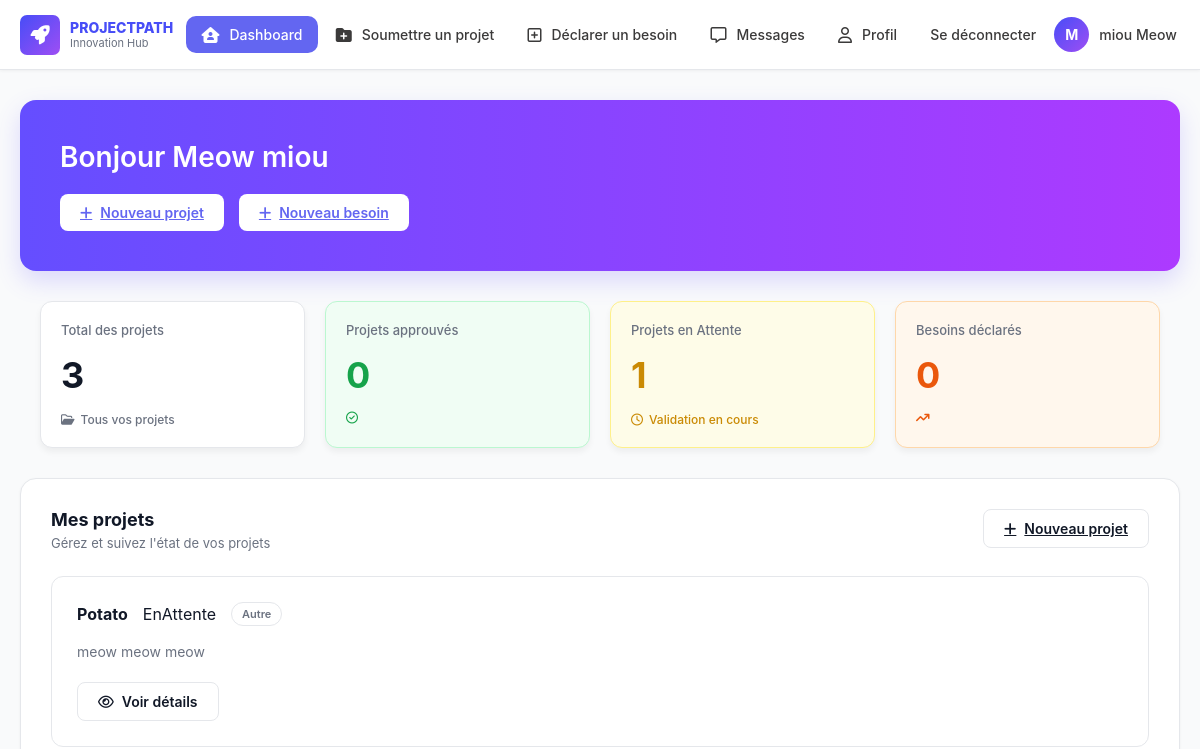
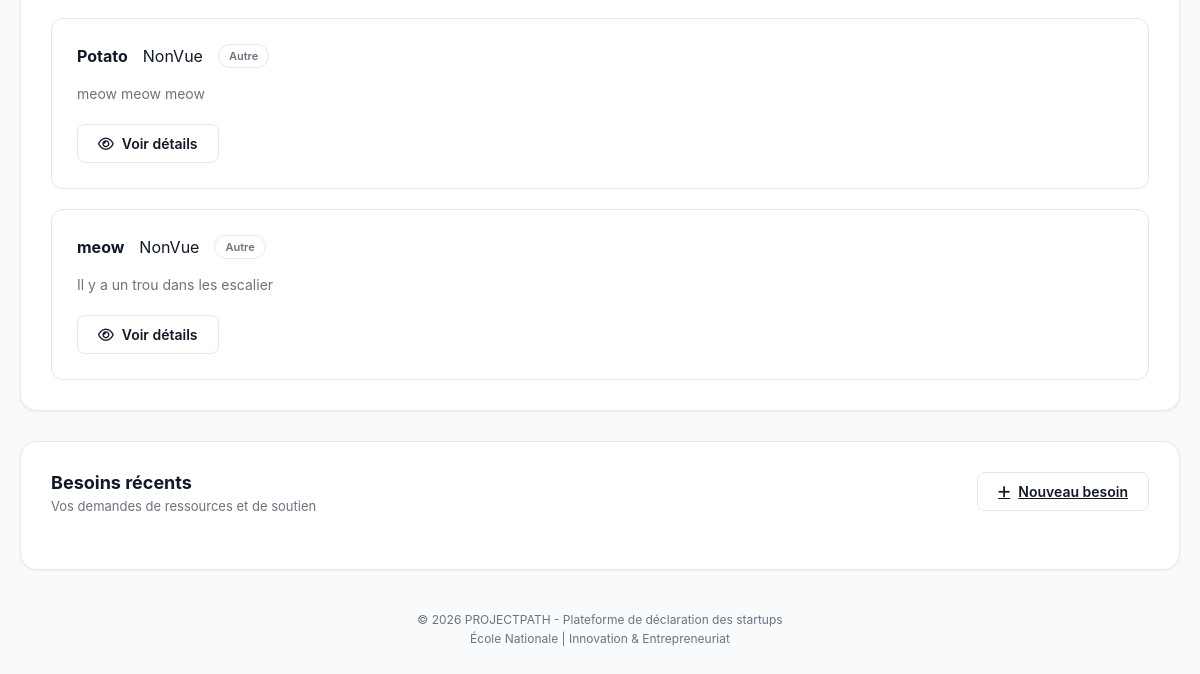
The page /home/13 (signed in) on the database as committed earlier (2 pictures, top to bottom).
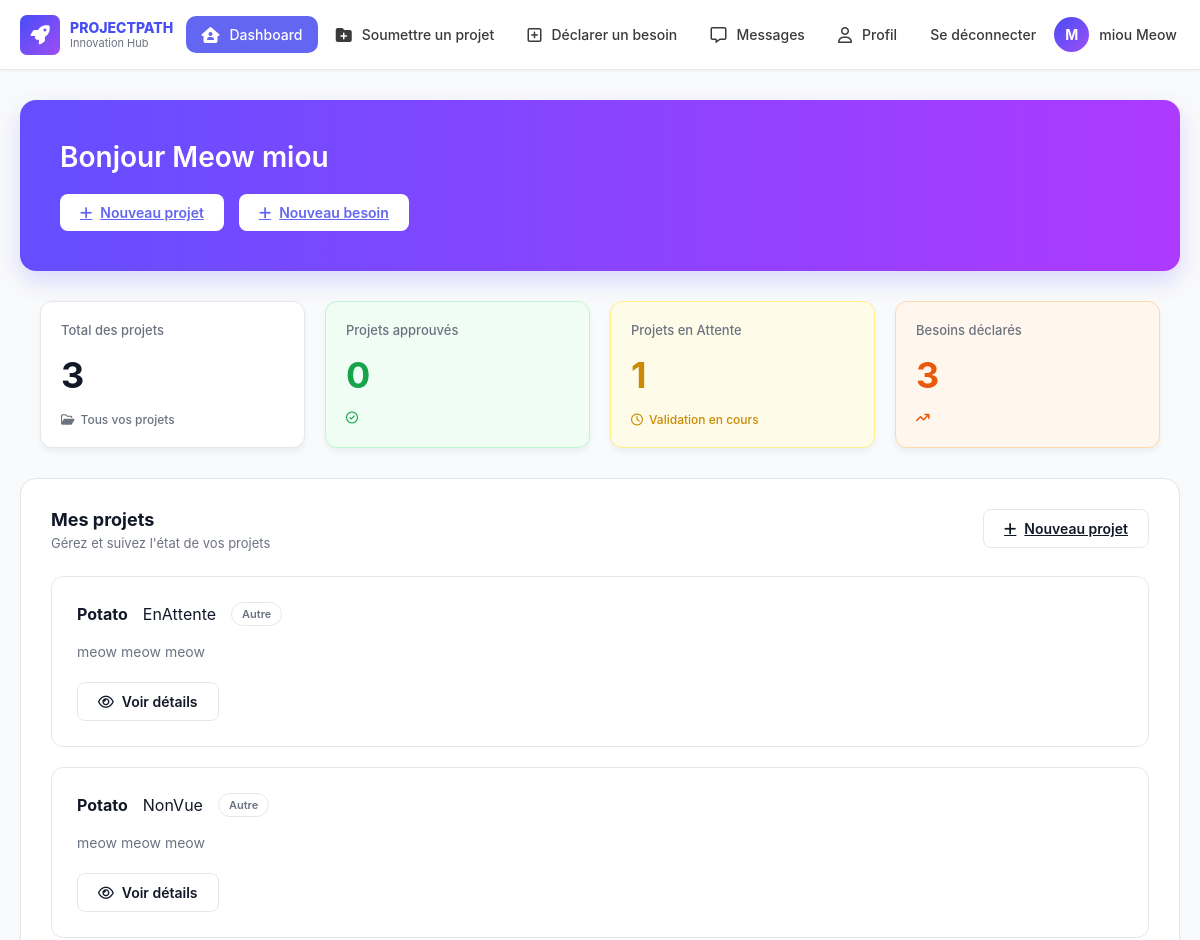
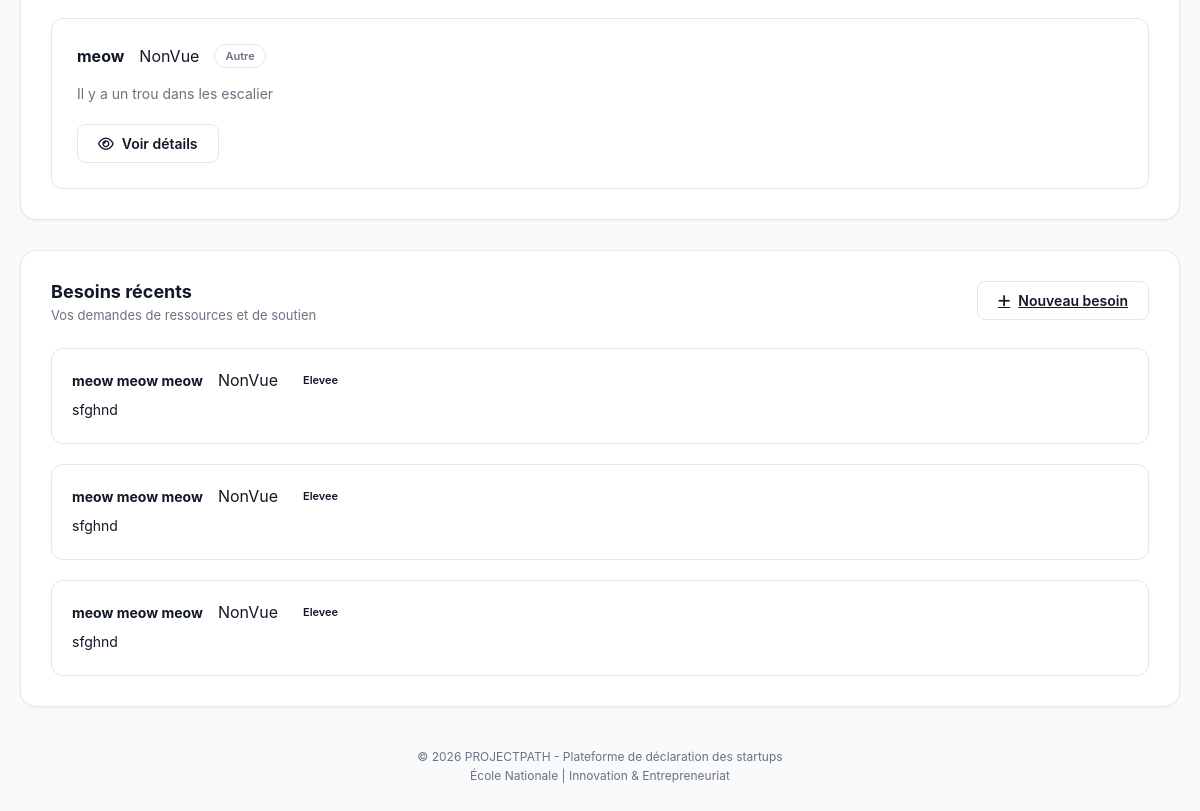
The same page on the database as committed later (2 pictures, top to bottom).
### PP/models.py (models this page shows, shortened)
class CompteEtudiant(AbstractUser, PermissionsMixin):
    matricule = models.fields.IntegerField(unique=True, validators= [Validate_matricule], default = "123889357")
    class Niveau(models.TextChoices):
        one = "1CP", "1CP"
        two = "2CP", "2CP"
        three = "1CS" , "1CS"
        four = "2CS" , "2CS"
        five = "3CS", "3CS"
    niveau_etude = models.fields.CharField(max_length = 5 , choices = Niveau.choices, default = "1CP")
    telephone = models.fields.IntegerField(validators=[Validate_telephone], default=42)
    class Meta:
        verbose_name = "User"
        verbose_name_plural = "Users"

class projet(models.Model):
    nom_projet= models.fields.CharField(max_length=100)
    description = models.fields.CharField(max_length=1000)
    participants = models.ForeignKey(CompteEtudiant, on_delete = models.CASCADE, null = True, blank=True)
    probleme_resolu = models.fields.CharField(max_length=200)
    class Domaine(models.TextChoices):
        Technologie_et_sante = "Technologie et sante", "Technologie et sante"
        Technologie_et_finances = "Technologie et finances", "Technologie et finances"
        Technologie_et_Environement = "Technologie et environement", "Technologie et environement"
        E_commerce = "E-commerce", "E-commerce"
        Technologie_et_agriculture = "Technologie et agriculture", "Technologie et agriculture"
        Autre = "Autre", "Autre"
    domaine = models.CharField(max_length=30, choices= Domaine.choices, default="Autre")
    objectif = models.CharField(max_length=200)
    file_path = models.FileField(upload_to="files/", null = False,verbose_name="",validators=[Validate_fichier])
    statut = models.fields.CharField(max_length = 16, choices = Statut.choices, default = "NonVue")
    created_at = models.DateTimeField(auto_now_add=True)
    updated_at = models.DateTimeField(auto_now=True)

class Besoin(models.Model):
    projet_concerne = models.fields.CharField(max_length=100)
    class TypeDeBesoin(models.TextChoices):
        Materiel = "Materiel" ,'Materiel'
        Budget = "Budget", 'Budget'
        Encadrement = "Encadrement", 'Encadrement'
        Laboratoire = "Laboratoire", 'Laboratoire'
        Support_Technique = "Support Technique", 'Support Technique'
        Formation = "Formation", 'Formation'
        Networking = "Networking", 'Networking'
    typeDeBesoin = models.fields.CharField(max_length = 20 , choices = TypeDeBesoin.choices, default = "MATERIEL") #si ça se trouve tu dois choisir parmi une liste
    class priorite(models.TextChoices):
        Basse = "Basse"
        Moyenne = "Moyenne"
        Eleve = "Elevee"
    priority = models.fields.CharField(max_length = 50, choices =priorite.choices, default = "Elevee")
    description = models.fields.CharField(max_length = 1000)
    participant = models.ForeignKey(CompteEtudiant, on_delete = models.CASCADE, null = True, blank = True)
    justification = models.fields.CharField(max_length=1000)
    file_path = models.FileField(upload_to="files/", null = True ,blank = True ,verbose_name="", validators=[Validate_fichier])
    statut = models.fields.CharField(max_length = 16, choices = Statut.choices, default = "NonVue")

### PP/views.py (the view)
# urls.py: 2. Add a URL to urlpatterns:  path('', views.home, name='home')
@login_required
def home(request,user_id):
    if request.user.id != user_id:
        return redirect("logout")
    user = CompteEtudiant.objects.get(id = user_id)
    user_projects = user.projet_set.all()
    user_request = user.besoin_set.all()
    project_nbr = user_projects.count()
    prj_enAtt = projet.objects.filter(statut = "EnAttente",  participants = user).count()
    prj_valide = projet.objects.filter(statut = "Accepte",  participants = user).count()
    prj_refuse = projet.objects.filter(statut = "DocumentManquant",  participants = user).count()
    besoin_nbr = user_request.count()
    bs_enAtt = Besoin.objects.filter(statut = "EnAttente", participant = user).count()
    bs_valide = Besoin.objects.filter(statut = "Accepte", participant = user).count()
    bs_refuse = Besoin.objects.filter(statut = "DocumentManquant",  participant = user).count()
    return render(request,"Student/home.html",{"user" : user, "user_projects": user_projects,
                                               "user_request":user_request ,"user_id": user_id,
                                               "prj_nb": project_nbr, "prj_enAtt": prj_enAtt,
                                               "prj_valide": prj_valide, "prj_refuse": prj_refuse,
                                                "bs_nb": besoin_nbr, "bs_enAtt": bs_enAtt, "bs_valide": bs_valide,
                                                "bs_refuse": bs_refuse})

### PP/template/Student/home.html (shortened to what this page needs)
{% load static %}
<!DOCTYPE html>
<html lang="en">
<head>
    <link rel="stylesheet" href="{% static 'css/dashboard.css' %}">
    <link rel="stylesheet" href="https://cdnjs.cloudflare.com/ajax/libs/font-awesome/6.4.0/css/all.min.css">
</head>
<body>
    <nav>
        <div class="logo">
            <i class="fa-solid fa-rocket"></i>
            <div class="txt">
                <h4>PROJECTPATH</h4>
                <p>Innovation Hub</p>
            </div>
        </div>
        <div class="nav-links" id="nav-links">
            <div id="dash" class="same active" data-page="{%url 'home' user_id%}">
                <i class="fa-solid fa-house-user"></i>
                <p>Dashboard</p>
            </div>
            <div class="same" id="soumettre" data-page="{%url 'add_project' user_id%}">
                <i class="fa-solid fa-folder-plus"></i>
                <p>Soumettre un projet</p>
            </div>
            <div class="same" id="besoin" data-page="{%url 'add_request' user_id%}">
                <i class="fa-regular fa-square-plus"></i>
                <p>Déclarer un besoin</p>
            </div>
            <div class="same" id="message" data-page="{%url 'message_etudiant' user_id%}">
                <i class="fa-regular fa-message"></i>
                <p>Messages</p>
            </div>
            <div class="same" id="profil" data-page="{%url 'user_details' user_id%}">
                <i class="fa-regular fa-user"></i>
                <p>Profil</p>
            </div>
            <div class="same" id="profil" data-page="{%url 'logout'%}">
                <p>Se déconnecter</p>
            </div>
        <div class="nav-right">
            <div class="compte">
                <span id="s1">{{ user.first_name|first }}</span>
                <span id="s2">{{user.last_name}} {{user.first_name}}</span>
            </div>
        </div>
    </nav>
    <main class="container">
        <section class="hero-section">
            <h1 class="hero-title">Bonjour <span id="userNameHero">{{user.first_name}} {{user.last_name}}</span></h1>
            <div class="hero-buttons">
                <a href="{%url 'add_project' user_id%}" class="btn btn-white">
                    <i class="fa-solid fa-plus"></i>
                    Nouveau projet
                </a>
                <a href="{%url 'add_request' user_id%}" class="btn btn-white">
                    <i class="fa-solid fa-plus"></i>
                    Nouveau besoin
                </a>
            </div>
        </section>
        <section class="stats-grid">
            <div class="stat-card stat-total">
                <p class="stat-label">Total des projets</p>
                <h2 class="stat-value" id="stat-total-val">{{prj_nb}}</h2>
                <div class="stat-footer text-gray">
                    <i class="fa-regular fa-folder-open"></i> Tous vos projets
                </div>
            </div>
            <div class="stat-card stat-approved">
                <p class="stat-label">Projets approuvés</p>
                <h2 class="stat-value text-green" id="stat-approved-val">{{prj_valide}}</h2>
                <div class="stat-footer text-green">
                    <i class="fa-regular fa-circle-check"></i>
                </div>
            </div>
            <div class="stat-card stat-pending">
                <p class="stat-label">Projets en Attente</p>
                <h2 class="stat-value text-yellow" id="stat-pending-val">{{prj_enAtt}}</h2>
                <div class="stat-footer text-yellow">
                    <i class="fa-regular fa-clock"></i> Validation en cours
                </div>
            </div>
            <div class="stat-card stat-needs">
                <p class="stat-label">Besoins déclarés</p>
                <h2 class="stat-value text-orange" id="stat-needs-val">{{bs_nb}}</h2>
                <div class="stat-footer text-orange">
                    <i class="fa-solid fa-arrow-trend-up"></i>
                </div>
            </div>
        </section>
        <section class="content-section">
            <div class="section-header">
                <div>
                    <h2 class="section-title">Mes projets</h2>
                    <p class="section-subtitle">Gérez et suivez l'état de vos projets</p>
                </div>
                <a href="{%url 'add_project' user_id%}" class="btn btn-outline action-declarer-besoin">
                    <i class="fa-solid fa-plus"></i>
                    Nouveau projet
                </a>
            </div>
            <div id="projects-container" class="cards-container">
                     {%for p in user_projects%}
                        <div class="project-card">
                            <div class="project-header-row">
                                <h3 class="project-name">{{p.nom_projet}}</h3>
                                <p>{{p.statut}}</p>
                                <span class="badge badge-outline">{{p.domaine}}</span>
                            </div>
                            <p class="project-desc">{{p.description}}</p>
                            <div class="project-footer">
                    <button class="btn btn-outline" onclick="window.location.href='/project_details/{{p.id}}/{{user_id}}/0'"><i class="fa-regular fa-eye"></i> Voir détails</button>
                </div>
                </div>
                     {%endfor%}
            </div>
        </section>
        <section class="content-section mt-5">
            <div class="section-header">
                <div>
                    <h2 class="section-title">Besoins récents</h2>
                    <p class="section-subtitle">Vos demandes de ressources et de soutien</p>
                </div>
                <a href="{%url 'add_request' user_id%}" class="btn btn-outline action-declarer-besoin">
                    <i class="fa-solid fa-plus"></i>
                    Nouveau besoin
                </a>
            </div>
            <div id="needs-container" class="cards-container">
                     {%for b in user_request%}
                        <div class="need-card">
                           <div class="need-title-row">
                            <h3 class="need-name">{{b.description}}</h3>
                            <p>{{b.statut}}</p>
                             <span class="badge ${priorityClass}">{{b.priority}}</span>
                         </div>
                        <p class="need-desc">{{b.justification}}</p>
                      </div>
                        {%endfor%}
            </div>
        </section>
    <footer>
        <p>© 2026 PROJECTPATH - Plateforme de déclaration des startups</p>
        <p>École Nationale | Innovation & Entrepreneuriat</p>
    </footer>
</body>
</html>

Rows that differ between the two databases and show on the page:
added Besoin: description "meow meow meow", statut "NonVue", priority "Elevee", justification "sfghnd"
added Besoin: description "meow meow meow", statut "NonVue", priority "Elevee", justification "sfghnd"
added Besoin: description "meow meow meow", statut "NonVue", priority "Elevee", justification "sfghnd"
Other text that changed with them:
{{ bs_nb }}: "0" → "3"
